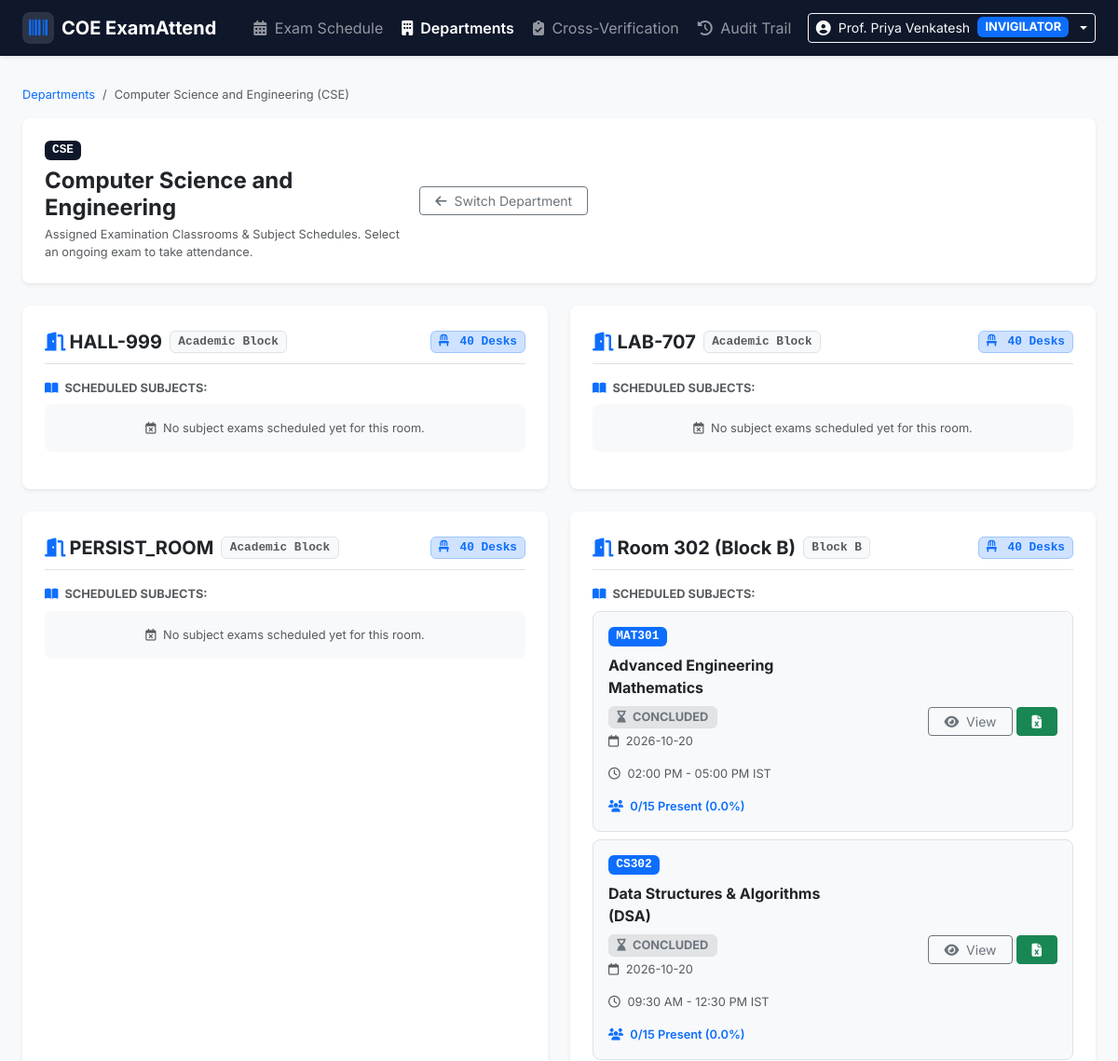
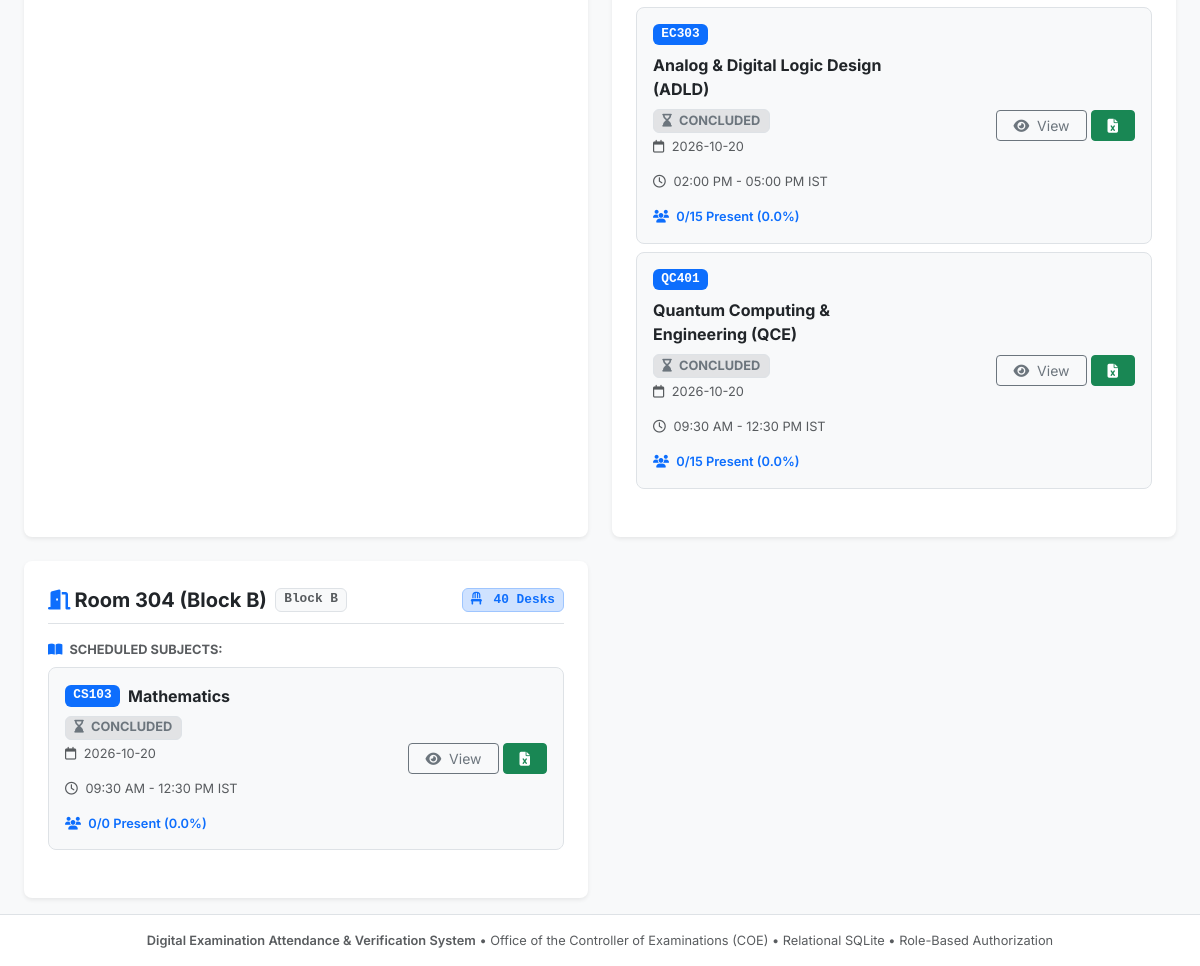
Page /departments/1/classrooms (signed in) on the committed database (2 pictures, top to bottom).
### tables this page shows
CREATE TABLE departments (
        id INTEGER PRIMARY KEY AUTOINCREMENT,
        code TEXT UNIQUE NOT NULL,
        name TEXT NOT NULL,
        created_at TEXT DEFAULT CURRENT_TIMESTAMP
    );

CREATE TABLE classrooms (
        id INTEGER PRIMARY KEY AUTOINCREMENT,
        department_id INTEGER NOT NULL,
        room_number TEXT NOT NULL,
        building TEXT,
        capacity INTEGER DEFAULT 40,
        created_at TEXT DEFAULT CURRENT_TIMESTAMP,
        FOREIGN KEY (department_id) REFERENCES departments(id),
        UNIQUE(department_id, room_number)
    );

CREATE TABLE exam_sessions (
        id INTEGER PRIMARY KEY AUTOINCREMENT,
        course_code TEXT NOT NULL,
        course_name TEXT NOT NULL,
        exam_date TEXT NOT NULL,
        exam_session TEXT NOT NULL,
        room_number TEXT NOT NULL,
        qp_code TEXT NOT NULL,
        invigilator_name TEXT NOT NULL,
        invigilator_id TEXT NOT NULL,
        status TEXT DEFAULT 'IN_PROGRESS', -- 'IN_PROGRESS', 'LOCKED'
        locked_at TEXT,
        locked_by TEXT,
        created_at TEXT DEFAULT CURRENT_TIMESTAMP
    , exam_id INTEGER, subject_id INTEGER, department_id INTEGER, classroom_id INTEGER, invigilator_user_id INTEGER, submitted_at TEXT, start_time TEXT DEFAULT '09:30', end_time TEXT DEFAULT '12:30');

### app.py (the view)
@app.route('/departments/<int:dept_id>/classrooms')
@login_required
def classrooms_view(dept_id):
    if not check_department_access(dept_id):
        return render_template('base.html', content="<div class='container p-5 text-center text-danger'><h4>403 Forbidden: You are not authorized to access this department's classrooms.</h4><a href='/departments' class='btn btn-primary mt-3'>Back to Authorized Departments</a></div>"), 403
    conn = get_db()
    cursor = conn.cursor()
    cursor.execute('SELECT * FROM departments WHERE id = ?', (dept_id,))
    department = cursor.fetchone()
    if not department:
        conn.close()
        return "Department not found.", 404
    cursor.execute('''
        SELECT
            c.id as classroom_id,
            c.room_number,
            c.building,
            c.capacity
        FROM classrooms c
        WHERE c.department_id = ?
        ORDER BY c.room_number ASC
    ''', (dept_id,))
    rooms_raw = [dict(row) for row in cursor.fetchall()]
    classrooms = []
    for r in rooms_raw:
        cursor.execute('''
            SELECT
                e.id as id,
                e.course_code,
                e.course_name,
                e.exam_date,
                e.start_time,
                e.end_time,
                e.exam_session,
                e.qp_code,
                e.invigilator_name,
                e.invigilator_id,
                e.status,
                e.locked_at,
                (SELECT COUNT(*) FROM students WHERE session_id = e.id) as total_students,
                (SELECT COUNT(*) FROM students WHERE session_id = e.id AND attendance_status = 'PRESENT') as present_count,
                (SELECT COUNT(*) FROM students WHERE session_id = e.id AND attendance_status = 'ABSENT') as absent_count,
                (SELECT COUNT(*) FROM students WHERE session_id = e.id AND attendance_status = 'PENDING') as pending_count
            FROM exam_sessions e
            WHERE e.classroom_id = ? OR (e.classroom_id IS NULL AND LOWER(e.room_number) = LOWER(?))
            ORDER BY e.id ASC
        ''', (r['classroom_id'], r['room_number']))
        room_sessions = [dict(s) for s in cursor.fetchall()]
        for s in room_sessions:
            tot = s.get('total_students') or 0
            pres = s.get('present_count') or 0
            s['completion_pct'] = round((pres / tot * 100), 1) if tot > 0 else 0.0
            s['time_window'] = get_session_window_status(s)
        r['sessions'] = room_sessions
        active_sess = next((s for s in room_sessions if s['time_window']['status'] == 'ACTIVE'),
                      next((s for s in room_sessions if s['time_window']['status'] == 'UPCOMING'),
                      next((s for s in room_sessions if s['status'] != 'LOCKED'), room_sessions[-1] if room_sessions else None)))
        if active_sess:
            r.update(active_sess)
        else:
            r['id'] = None
            r['course_code'] = 'No Exam Scheduled'
            r['course_name'] = 'No Active Session'
            r['exam_date'] = '-'
            r['exam_session'] = '-'
            r['status'] = 'NOT_STARTED'
            r['total_students'] = 0
            r['present_count'] = 0
            r['absent_count'] = 0
            r['pending_count'] = 0
            r['completion_pct'] = 0.0
        classrooms.append(r)
    cursor.execute('SELECT id, code, name FROM departments ORDER BY code ASC')
    all_departments = [dict(r) for r in cursor.fetchall()]
    conn.close()
    return render_template('classrooms.html', department=dict(department), classrooms=classrooms, all_departments=all_departments)

### app.py (called while the page is built)
def get_ist_now():
    return datetime.now(IST).replace(tzinfo=None)

@app.context_processor
def inject_globals():
    return {
        'get_ist_now': get_ist_now
    }

def login_required(f):
    @wraps(f)
    def decorated_function(*args, **kwargs):
        if not session.get('user_id'):
            if request.path.startswith('/api/'):
                return jsonify({'success': False, 'message': 'Authentication required. Please log in.'}), 401
            return redirect(url_for('login', next=request.path))
        return f(*args, **kwargs)
    return decorated_function

def check_department_access(dept_id):
    if not session.get('user_id'):
        return True
    return True

### database.py (called while the page is built)
def get_db(db_path=None):
    path = db_path or DB_PATH
    conn = sqlite3.connect(path, timeout=30.0)
    try:
        conn.execute("PRAGMA journal_mode=WAL;")
    except Exception:
        pass
    conn.execute("PRAGMA busy_timeout=15000;")
    conn.execute("PRAGMA foreign_keys=ON;")
    conn.row_factory = sqlite3.Row
    return conn

### templates/classrooms.html (shortened to what this page needs)
{% extends 'base.html' %}
{% block content %}
<div class="container-fluid px-3 px-md-4">
    <nav aria-label="breadcrumb" class="mb-2 mb-md-3">
        <ol class="breadcrumb fs-7">
            <li class="breadcrumb-item"><a href="/departments" class="text-decoration-none">Departments</a></li>
            <li class="breadcrumb-item active" aria-current="page">{{ department.name }} ({{ department.code }})</li>
        </ol>
    </nav>
    <div class="card border-0 shadow-sm mb-3 mb-md-4 bg-white rounded-3">
        <div class="card-body p-3 p-md-4">
            <div class="d-flex flex-column flex-md-row align-items-start align-items-md-center justify-content-between gap-3">
                <div>
                    <div class="d-flex flex-wrap align-items-center gap-2 mb-1">
                        <span class="badge bg-navy text-white font-monospace px-2 py-1 fs-7">
                            {{ department.code }}
                        </span>
                        <h4 class="fw-bold mb-0 text-dark">{{ department.name }}</h4>
                    </div>
                    <p class="text-muted fs-7 mb-0">
                        Assigned Examination Classrooms & Subject Schedules. Select an ongoing exam to take attendance.
                    </p>
                </div>
                <div class="d-flex flex-wrap align-items-center gap-2 w-100 w-md-auto">
                    <a href="/departments" class="btn btn-outline-secondary btn-sm px-3 flex-grow-1 flex-md-grow-0">
                        <i class="fa-solid fa-arrow-left me-1"></i> Switch Department
                    </a>
                </div>
            </div>
        </div>
    </div>
    <div class="row g-3 g-md-4">
        {% for room in classrooms %}
        <div class="col-12 col-lg-6">
            <div class="card border-0 shadow-sm h-100 bg-white stat-card rounded-3 overflow-hidden">
                <div class="card-body p-3 p-md-4 d-flex flex-column justify-content-between">
                    <div>
                        <div class="d-flex flex-wrap align-items-center justify-content-between gap-2 mb-3 pb-2 border-bottom">
                            <div class="d-flex align-items-center gap-2">
                                <span class="fw-bold fs-5 text-dark">
                                    <i class="fa-solid fa-door-open text-primary me-1"></i>{{ room.room_number }}
                                </span>
                                {% if room.building %}
                                <span class="badge bg-light text-muted border fs-7 font-monospace">
                                    {{ room.building }}
                                </span>
                                {% endif %}
                            </div>
                            <div class="d-flex align-items-center gap-1">
                                <span class="badge bg-primary-subtle text-primary border border-primary-subtle fs-7 font-monospace px-2 py-1">
                                    <i class="fa-solid fa-chair me-1"></i> {{ room.capacity }} Desks
                                </span>
                            </div>
                        </div>
                        <div class="d-flex align-items-center justify-content-between mb-2">
                            <span class="fs-7 fw-bold text-muted text-uppercase">
                                <i class="fa-solid fa-book-open text-primary me-1"></i> Scheduled Subjects:
                            </span>
                        </div>
                        <div class="list-group mb-3">
                            {% for s in room.sessions %}
                            <div class="list-group-item list-group-item-action p-3 border rounded-3 mb-2 {% if s.status == 'LOCKED' or s.status == 'SUBMITTED' or s.time_window.status == 'CONCLUDED' %}bg-light{% else %}bg-white border-primary-subtle shadow-sm{% endif %}">
                                <div class="d-flex flex-column flex-sm-row align-items-start align-items-sm-center justify-content-between gap-2">
                                    <div class="w-100">
                                        <div class="d-flex flex-wrap align-items-center gap-2 mb-1">
                                            <span class="badge bg-primary text-white font-monospace fs-7">{{ s.course_code }}</span>
                                            <strong class="text-dark fs-6">{{ s.course_name }}</strong>
                                            {% if s.status == 'LOCKED' or s.status == 'SUBMITTED' %}
                                                <span class="badge bg-danger text-white fs-7"><i class="fa-solid fa-lock me-1"></i> LOCKED</span>
                                            {% elif s.time_window.status == 'UPCOMING' %}
                                                <span class="badge bg-warning-subtle text-warning-emphasis border border-warning-subtle fs-7">
                                                    <i class="fa-regular fa-clock me-1"></i> {{ s.time_window.badge_text }}
                                                </span>
                                            {% elif s.time_window.status == 'ACTIVE' %}
                                                <span class="badge bg-success-subtle text-success border border-success-subtle fs-7">
                                                    <i class="fa-solid fa-qrcode me-1"></i> READY TO SCAN
                                                </span>
                                            {% else %}
                                                <span class="badge bg-secondary-subtle text-secondary border fs-7">
                                                    <i class="fa-solid fa-hourglass-end me-1"></i> CONCLUDED
                                                </span>
                                            {% endif %}
                                        </div>
                                        <div class="fs-7 text-muted d-flex flex-wrap gap-2 gap-sm-3 mt-1">
                                            <span><i class="fa-regular fa-calendar me-1"></i> {{ s.exam_date }}</span>
                                            <span><i class="fa-regular fa-clock me-1"></i> {{ s.time_window.start_display }} - {{ s.time_window.end_display }} IST</span>
                                            <span class="text-primary fw-semibold"><i class="fa-solid fa-users me-1"></i> {{ s.present_count }}/{{ s.total_students }} Present ({{ s.completion_pct }}%)</span>
                                        </div>
                                    </div>
                                    <div class="d-flex align-items-center gap-1 w-100 w-sm-auto justify-content-end mt-2 mt-sm-0">
                                        {% if s.status == 'LOCKED' or s.status == 'SUBMITTED' or s.time_window.status == 'CONCLUDED' %}
                                            <a href="/sessions/{{ s.id }}/roster" class="btn btn-outline-secondary btn-sm px-3 flex-grow-1 flex-sm-grow-0" title="View Finalized Roster">
                                                <i class="fa-solid fa-eye me-1"></i> View
                                            </a>
                                            <a href="/download_report/{{ s.id }}" class="btn btn-success btn-sm px-3 flex-grow-1 flex-sm-grow-0" title="Download Official COE Excel Report">
                                                <i class="fa-solid fa-file-excel"></i>
                                            </a>
                                        {% else %}
                                            <a href="/sessions/{{ s.id }}/roster" class="btn btn-primary btn-sm px-3 fw-semibold flex-grow-1 flex-sm-grow-0">
                                                <i class="fa-solid fa-camera me-1"></i> Scan Roster
                                            </a>
                                        {% endif %}
                                    </div>
                                </div>
                            </div>
                            {% else %}
                            <div class="p-3 bg-light rounded-3 text-center text-muted fs-7">
                                <i class="fa-regular fa-calendar-xmark me-1"></i> No subject exams scheduled yet for this room.
                            </div>
                            {% endfor %}
                        </div>
                    </div>
                </div>
            </div>
        </div>
        {% endfor %}
    </div>
</div>
{% endblock %}

### static/css/style.css (style rules this page uses)
:root { --navy-blue: #0f172a; --navy-surface: #1e293b; --primary-blue: #2563eb; --emerald-green: #059669; --crimson-red: #dc2626; --amber-warning: #d97706; }
body { font-family: 'Inter', system-ui, -apple-system, sans-serif; color: #1e293b; background-color: #f8fafc; }
.bg-navy { background-color: var(--navy-blue) !important; }
.fs-7 { font-size: 0.8rem !important; }
.card { border-radius: 12px; border: 1px solid #e2e8f0; }
.stat-card { transition: transform 0.15s ease-in-out, box-shadow 0.15s ease-in-out; }

### rows in the picture
departments: name "Computer Science and Engineering", code "CSE"
classrooms: room_number "HALL-999", building "Academic Block", capacity "40"
classrooms: room_number "LAB-707", building "Academic Block", capacity "40"
classrooms: room_number "PERSIST_ROOM", building "Academic Block", capacity "40"
classrooms: room_number "Room 302 (Block B)", building "Block B"
exam_sessions: course_code "MAT301", course_name "Advanced Engineering Mathematics", status "CONCLUDED", exam_date "2026-10-20", time_window.start_display "02:00 PM", time_window.end_display "05:00 PM", present_count "0", total_students "15", completion_pct "0.0"
exam_sessions: course_code "CS302", course_name "Data Structures & Algorithms (DSA)", status "CONCLUDED", exam_date "2026-10-20", time_window.start_display "09:30 AM", time_window.end_display "12:30 PM", present_count "0", total_students "15", completion_pct "0.0"
exam_sessions: course_code "EC303", course_name "Analog & Digital Logic Design (ADLD)", status "CONCLUDED", exam_date "2026-10-20", time_window.start_display "02:00 PM", time_window.end_display "05:00 PM", present_count "0", total_students "15", completion_pct "0.0"
exam_sessions: course_code "QC401", course_name "Quantum Computing & Engineering (QCE)", status "CONCLUDED", exam_date "2026-10-20", time_window.start_display "09:30 AM", time_window.end_display "12:30 PM", present_count "0", total_students "15", completion_pct "0.0"
classrooms: room_number "Room 304 (Block B)", building "Block B"
exam_sessions: course_code "CS103", course_name "Mathematics", status "CONCLUDED", exam_date "2026-10-20", time_window.start_display "09:30 AM", time_window.end_display "12:30 PM", present_count "0", total_students "0", completion_pct "0.0"

### other values in the picture
{{ session.get('full_name', 'User') }} "Prof. Priya Venkatesh"
{{ room.capacity }} "40" "40"
